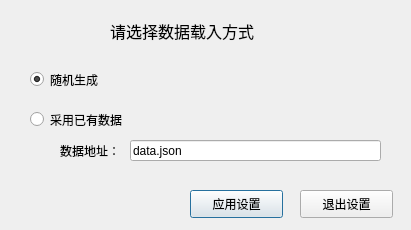
<?xml version="1.0" encoding="UTF-8"?>
<ui version="4.0">
 <class>Dialog</class>
 <widget class="QDialog" name="Dialog">
  <property name="geometry">
   <rect>
    <x>0</x>
    <y>0</y>
    <width>411</width>
    <height>230</height>
   </rect>
  </property>
  <property name="windowTitle">
   <string>Dialog</string>
  </property>
  <widget class="QRadioButton" name="radioButton">
   <property name="geometry">
    <rect>
     <x>30</x>
     <y>70</y>
     <width>115</width>
     <height>19</height>
    </rect>
   </property>
   <property name="text">
    <string>随机生成</string>
   </property>
   <property name="checked">
    <bool>true</bool>
   </property>
  </widget>
  <widget class="QRadioButton" name="radioButton_2">
   <property name="geometry">
    <rect>
     <x>30</x>
     <y>110</y>
     <width>115</width>
     <height>19</height>
    </rect>
   </property>
   <property name="text">
    <string>采用已有数据</string>
   </property>
  </widget>
  <widget class="QLabel" name="label">
   <property name="geometry">
    <rect>
     <x>60</x>
     <y>140</y>
     <width>72</width>
     <height>21</height>
    </rect>
   </property>
   <property name="text">
    <string>数据地址：</string>
   </property>
  </widget>
  <widget class="QPushButton" name="pushButton">
   <property name="geometry">
    <rect>
     <x>190</x>
     <y>190</y>
     <width>93</width>
     <height>28</height>
    </rect>
   </property>
   <property name="text">
    <string>应用设置</string>
   </property>
  </widget>
  <widget class="QPushButton" name="pushButton_2">
   <property name="geometry">
    <rect>
     <x>300</x>
     <y>190</y>
     <width>93</width>
     <height>28</height>
    </rect>
   </property>
   <property name="text">
    <string>退出设置</string>
   </property>
  </widget>
  <widget class="QLabel" name="label_2">
   <property name="geometry">
    <rect>
     <x>110</x>
     <y>20</y>
     <width>181</width>
     <height>21</height>
    </rect>
   </property>
   <property name="font">
    <font>
     <family>Agency FB</family>
     <pointsize>12</pointsize>
    </font>
   </property>
   <property name="text">
    <string>请选择数据载入方式</string>
   </property>
  </widget>
  <widget class="QLineEdit" name="lineEdit">
   <property name="geometry">
    <rect>
     <x>130</x>
     <y>140</y>
     <width>251</width>
     <height>21</height>
    </rect>
   </property>
   <property name="text">
    <string>data.json</string>
   </property>
  </widget>
 </widget>
 <resources/>
 <connections/>
</ui>
